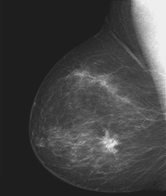
%> input picture Aula_4/mamografia.png, 166 x 196 px, shrunk from 385 x 456 before the run
$ octave aula_4.m   (GNU Octave 9; MATLAB toolbox functions it lacks are replaced by stand-ins)
%> lines starting %> are read from the running program, lines starting %| are printed output that depends on the picture; in (x1, y1, x2, y2) boxes, pixels count from 0 and x2, y2 are one past the last pixel; in counts of white or black regions, pixels touching at a corner belong together; the program's own positions count from 1
%> further down, img is the input picture: size 196x166x3 uint8; min 28, max 241, mean 66.5
### Aula_4/negativo.m
function [img] = negativo(filepath, bitdepth)
%> called with filepath = 'mamografia.png', bitdepth = 8

    img = imread(filepath);

    L = 2^bitdepth - 1;

    [linha, coluna] = size(img);
%> linha = 196; coluna = 498

    for i = 1:linha
        for j = 1:coluna

           img(i, j) = L - img(i, j);

        end
    end
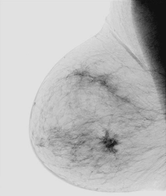
%> img: size 196x166x3 uint8; min 14, max 227, mean 188.5
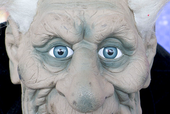
%> input picture Aula_4/limiar.png, 170 x 114 px, shrunk from 396 x 264 before the run
%> further down, img_2 is the input picture: size 114x170x3 uint8; mean R, G, B 145.8, 146.9, 149.3

end

### Atividade_1/rgb_to_yiq.m
function [img] = rgb_to_yiq(rgb)

    rgb = im2double(rgb);

    r = rgb(:, :, 1);
    g = rgb(:, :, 2);
    b = rgb(:, :, 3);

    y = 0.299 * r + 0.587 * g + 0.114 * b;
    i = 0.596 * r - 0.274 * g - 0.322 * b;
    q = 0.211 * r - 0.523 * g + 0.312 * b;

    img = cat(3, y, i, q);
%> img: size 114x170x3 double

end

### Aula_4/yiq_to_negative_rgb.m
function [img] = yiq_to_negative_rgb(rgb)

    rgb = im2double(rgb);

    y = rgb(:, :, 1);
    i = rgb(:, :, 2);
    q = rgb(:, :, 3);

    r = 1.000 * (1 - y) + 0.956 * i + 0.621 * q;
    g = 1.000 * (1 - y) - 0.272 * i - 0.647 * q;
    b = 1.000 * (1 - y) - 1.106 * i + 1.703 * q;

    img = cat(3, r, g, b);

end

### Aula_4/expansao_de_histograma.m
function [img_expansao] = expansao_de_histograma(img)

    L = 2^8 - 1;

    [linha, coluna] = size(img);

    img = im2double(img);

    img_expansao = img;

    rmax = max(img);
    rmin = min(img);

    for i = 1:linha

        for j = 1:coluna

            r = img(i, j);

            img_expansao(i, j) = round( (r - rmin) / (rmax - rmin) * L );

        end
    end

    img_expansao = uint8(img_expansao);

end

### Aula_4/aula_4.m
pkg('load', 'image'); # Carregando a lib

% ############# TRANSFORMAÇÃO DE INTENSIDADE ##############################################

% ################### NEGATIVO #########################

img_path = "mamografia.png";

img = imread(img_path);

img_metadata = imfinfo(img_path);

L = 2 ^ img_metadata.BitDepth - 1;

img_negativo = negativo(img_path, 8);

figure, imshow([img img_negativo]);

% ################### YIQ NEGATIVO - BANDA Y #########################

addpath('../Aula_1');

img_2 = imread("limiar.png");

img_2_yiq = rgb_to_yiq(img_2);

img_2_yiq_negativo = yiq_to_negative_rgb(img_2_yiq);

figure, imshow(img_2_yiq_negativo);

% ################### LIMIARIZAÇÃO OU BINARIZAÇÃO #########################

img_3 = imread("limiar.png");

img_3 =rgb2gray(img_3);

img_3(img_3<128) = 0;
%> img_3: size 114x170 uint8; min 0, max 255, mean 135.7
img_3(img_3>=128) = 255;
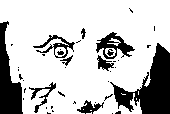
%> img_3: size 114x170 uint8; 76.6% white; 40 black regions (29 under 20 px), largest, box (x1, y1, x2, y2) and area: (110, 43, 170, 114) 1927, (0, 21, 23, 114) 1159, (96, 32, 135, 59) 438

figure, imshow(img_3);

% ################### ALARGAMENTO DE CONSTRASTE #########################

img_4 = imread("limiar.png");

img_4 = imadjust(img_4);

figure, imshow(img_4);

% ############# TRANSFORMAÇÃO LOGARITMICA ########################

img_5 = imread("fisico.tif");
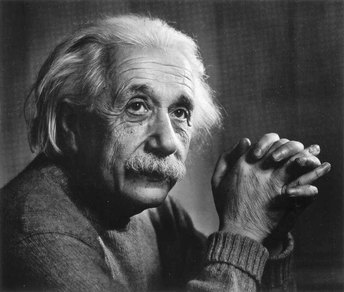
%> input picture Aula_4/fisico.tif, 344 x 292 px, shrunk from 800 x 679 before the run
%> img_5 is the input picture: size 292x344x3 uint8; min 14, max 255, mean 75

img_5 = im2double(img_5);
%> img_5: size 292x344x3 double

c = 1;

img_5_logaritmica = c * log(1 + img_5);

figure, imshow([img_5, img_5_logaritmica]);

% ############# TRANSFORMAÇÃO LOGARITMICA ########################

img_6 = imread("fratura.png");
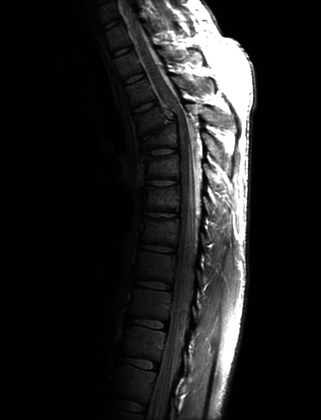
%> input picture Aula_4/fratura.png, 321 x 420 px, shrunk from 746 x 976 before the run
%> img_6 is the input picture: size 420x321x3 uint8; min 0, max 255, mean 32.6

img_6 = rgb2gray(img_6);
%> img_6: size 420x321 uint8

% Normalização da imagem
img_6 = im2double(img_6);
%> img_6: size 420x321 double

img_6_base = img_6;

c = 1;
gamma = 0.8;

img_6 = c * img_6 .^ gamma;

figure, imshow([img_6_base img_6]);

% ############# EXPANSÃO DE HISTOGRAMA ########################

rmin = 0;
rmax = 3;
L = 5;

s = @(r) round( (r - rmin) / (rmax - rmin) * (L - 1) );

fprintf("O novo valor de intensidade do pixel 0 é %i\n", s(0))
fprintf("O novo valor de intensidade do pixel 1 é %i\n", s(1))
fprintf("O novo valor de intensidade do pixel 2 é %i\n", s(2))
fprintf("O novo valor de intensidade do pixel 3 é %i\n", s(3))

% ############# EXPANSÃO DE HISTOGRAMA - COM IMAGEM ########################

img = imread("sol2.jpg");
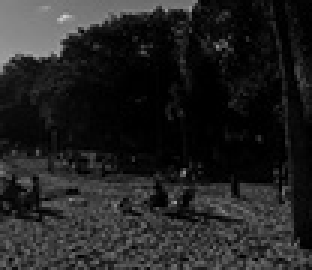
%> input picture Aula_4/sol2.jpg, 104 x 90 px, shrunk from 241 x 209 before the run (shown 3 times larger)
%> img is the input picture: size 90x104x3 uint8; min 0, max 207, mean 34.4

figure, imhist(img);

img_expansao = expansao_de_histograma(img);

figure, imshow([img img_expansao]);

figure, imhist(img_expansao);
%> after `imhist(img_expansao)`:
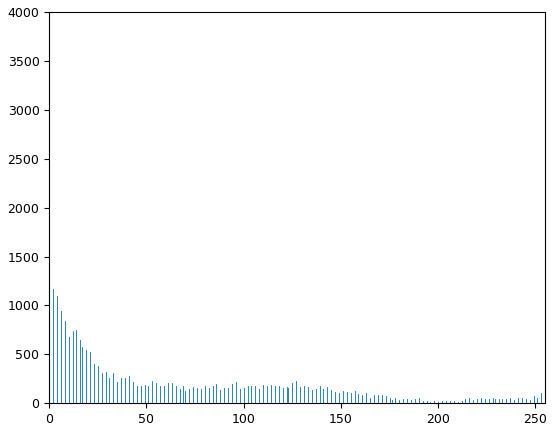
%> figure redrawn from the program's plot data; highest point at x = 0, y = 3594
